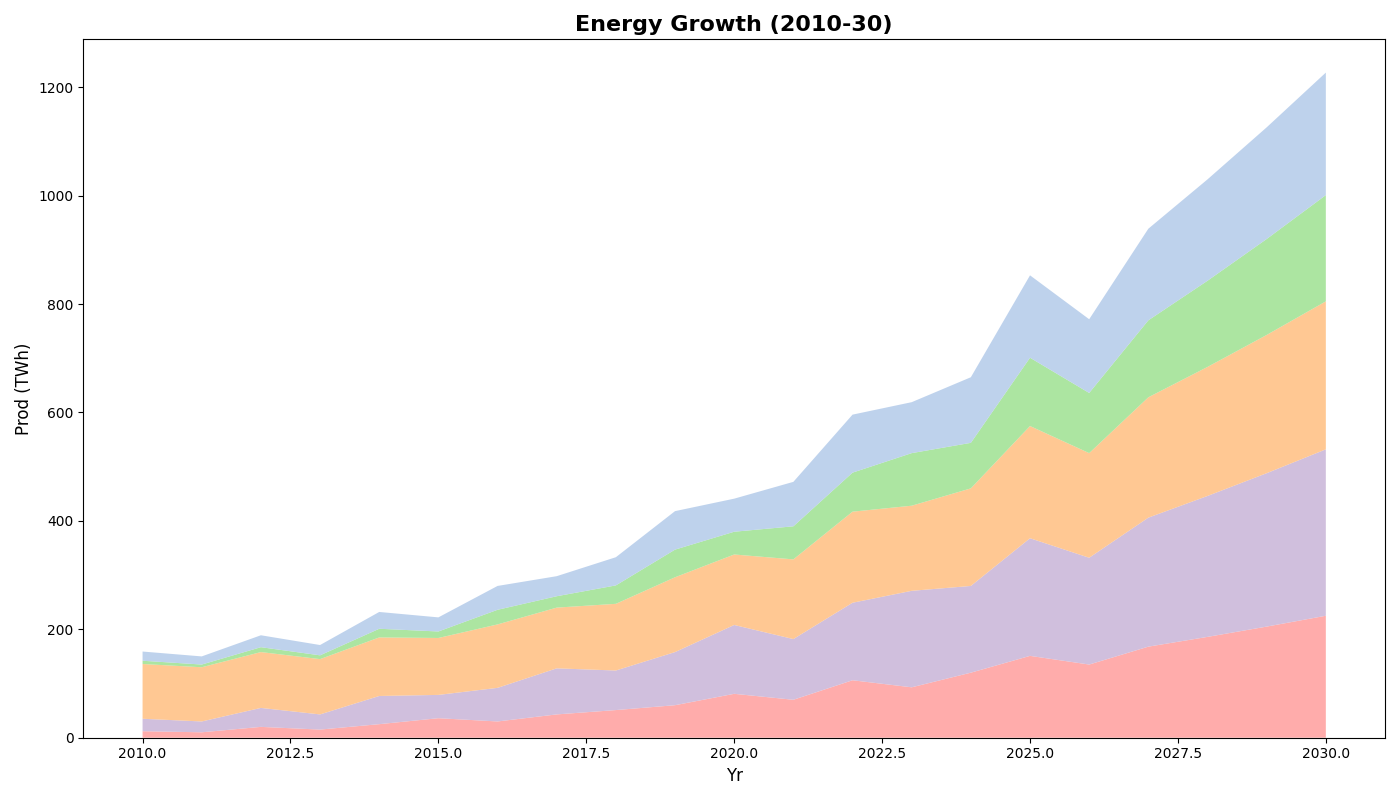

Python code for this plot:
import matplotlib.pyplot as plt
import numpy as np

years = np.arange(2010, 2031)
solar_energy = np.array([12, 10, 20, 15, 25, 36, 30, 43, 51, 60, 81, 70, 106, 93, 120, 151, 135, 168, 186, 205, 225])
wind_energy = np.array([23, 20, 35, 28, 52, 43, 62, 85, 73, 98, 127, 112, 143, 178, 160, 217, 197, 238, 260, 283, 307])
hydro_energy = np.array([101, 100, 103, 102, 108, 105, 117, 112, 123, 138, 130, 147, 168, 157, 180, 207, 193, 222, 238, 255, 273])
geothermal_energy = np.array([6, 5, 9, 7, 16, 12, 27, 21, 34, 51, 42, 61, 72, 97, 84, 126, 111, 142, 159, 177, 196])
biomass_energy = np.array([17, 15, 22, 19, 31, 26, 44, 37, 52, 71, 61, 82, 107, 94, 121, 152, 136, 169, 187, 206, 226])

energy_data = np.vstack([solar_energy, wind_energy, hydro_energy, geothermal_energy, biomass_energy])
colors = ['#ff9896', '#c5b0d5', '#ffbb78', '#98df8a', '#aec7e8']

fig, ax = plt.subplots(figsize=(14, 8))
ax.stackplot(years, energy_data, colors=colors, alpha=0.8)

ax.set_title("Energy Growth (2010-30)", fontsize=16, weight='bold')
ax.set_xlabel("Yr", fontsize=12)
ax.set_ylabel("Prod (TWh)", fontsize=12)

plt.tight_layout()
plt.show()
